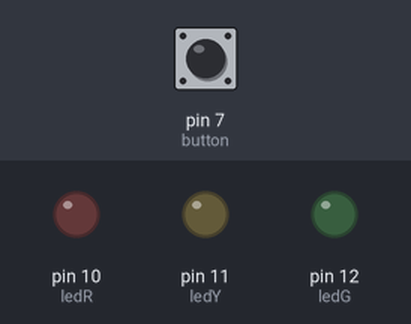
Simulated run of this sketch. Board: Arduino Uno, built with avr-gcc and run on an emulated ATmega328P. On the bench: output pins drawn as LEDs (lit = HIGH). Dashed ring = blinking. The test bench sets the inputs (shaded band); at power-on: pin 7 (button) LOW.

Above: at 1.2 s.
1.3 s: pin 7 (button) pulled HIGH for 0.15 s
At 1.54 s:
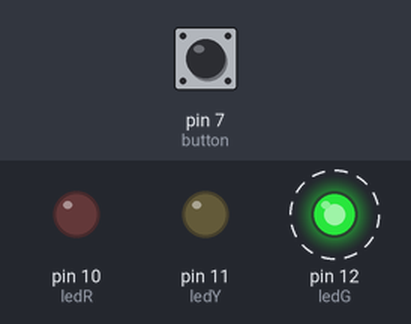
4.3 s: pin 7 (button) pulled HIGH for 1 s
At 5.1 s:
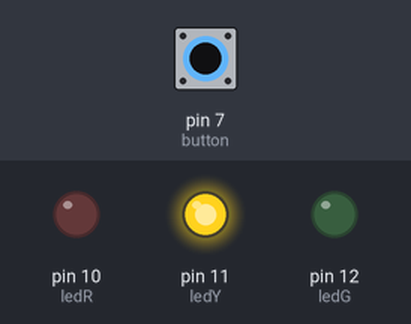
6.8 s: pin 7 (button) pulled HIGH for 0.15 s
At 7.02 s:
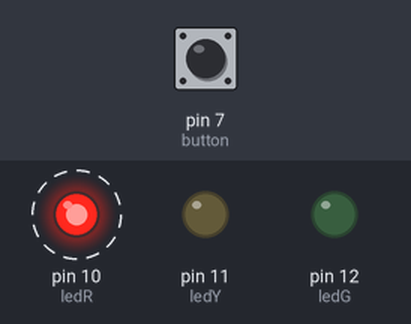
9.8 s: pin 7 (button) pulled HIGH for 3.2 s
At 10.04 s:
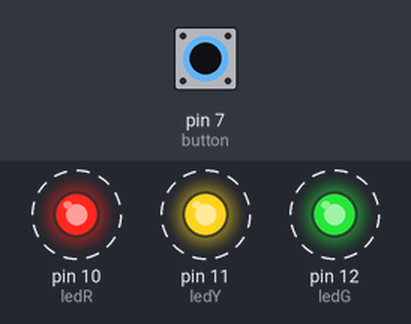
Timing chart, 0 to 15.5 s (numbered marks = the images above; inputs shaded):
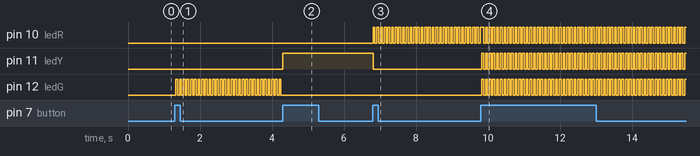

Measured:
- after the input at 1.3 s, pin 12 (ledG): alternates HIGH for 0.05 s and LOW for 0.05 s, starting at once
- after the input at 4.3 s, pin 11 (ledY): LOW → HIGH at once; pin 12 (ledG): stops changing and stays LOW
- after the input at 6.8 s, pin 10 (ledR): alternates HIGH for 0.05 s and LOW for 0.05 s, starting at once; pin 11 (ledY): HIGH → LOW at once
- after the input at 9.8 s, pin 11 (ledY), pin 12 (ledG): alternates HIGH for 0.05 s and LOW for 0.05 s, starting at once

The sketch:

LindseyVersionLab1.ino
```cpp
const int ledG = 12;
const int ledY = 11;
const int ledR = 10;
const int button = 7;

//button counters
int buttonPush = 0;
int buttonState = 0;
int buttonLast = 0;


int ledGState = LOW;
int ledRState = LOW;
int ledYState = LOW;

long previousMillis = 0;
long interval = 50;

void setup() {
  pinMode(button, INPUT);
  pinMode(ledG, OUTPUT);
  pinMode(ledY, OUTPUT);
  pinMode(ledR, OUTPUT);
}

void loop() {
  buttonState = digitalRead(button);


  unsigned long currentMillis = millis();
  if(currentMillis - previousMillis > interval) {
    previousMillis = currentMillis;

    if (buttonState != buttonLast) {
      if (buttonState == HIGH) {
        buttonPush++;
        if (buttonPush == 5) {
          buttonPush = 0;
        }
      Serial.println('buttonPush');
      }
    }
    buttonLast = buttonState;

    if (buttonPush == 0) {
      digitalWrite(ledG, LOW);
      digitalWrite(ledR, LOW);
      digitalWrite(ledY, LOW);
    }
    else if (buttonPush == 1) {
      digitalWrite(ledY, LOW);
      digitalWrite(ledR, LOW);

      if(ledGState == LOW){
        ledGState = HIGH;
      }else{
        ledGState = LOW;
      }
      digitalWrite(ledG, ledGState);
    }
    else if (buttonPush == 2) {
      digitalWrite(ledG, LOW);
      digitalWrite(ledR, LOW);
      digitalWrite(ledY, HIGH);
    }
    else if (buttonPush == 3) {
      digitalWrite(ledG, LOW);
      digitalWrite(ledY, LOW);

     if(ledRState == LOW){
        ledRState = HIGH;
      }else{
        ledRState = LOW;
      }
      digitalWrite(ledR, ledRState);
    }
    else if (buttonPush == 4) {
      digitalWrite(ledG, HIGH);
      digitalWrite(ledR, HIGH);
      digitalWrite(ledY, HIGH);

      if(ledGState == LOW) {
        ledGState = HIGH;
        ledRState = HIGH;
        ledYState = HIGH;
      } else {
        ledGState = LOW;
        ledRState = LOW;
        ledYState = LOW;
      }
      digitalWrite(ledR, ledRState);
      digitalWrite(ledG, ledGState);
      digitalWrite(ledY, ledYState);
    }
  }
}
```
